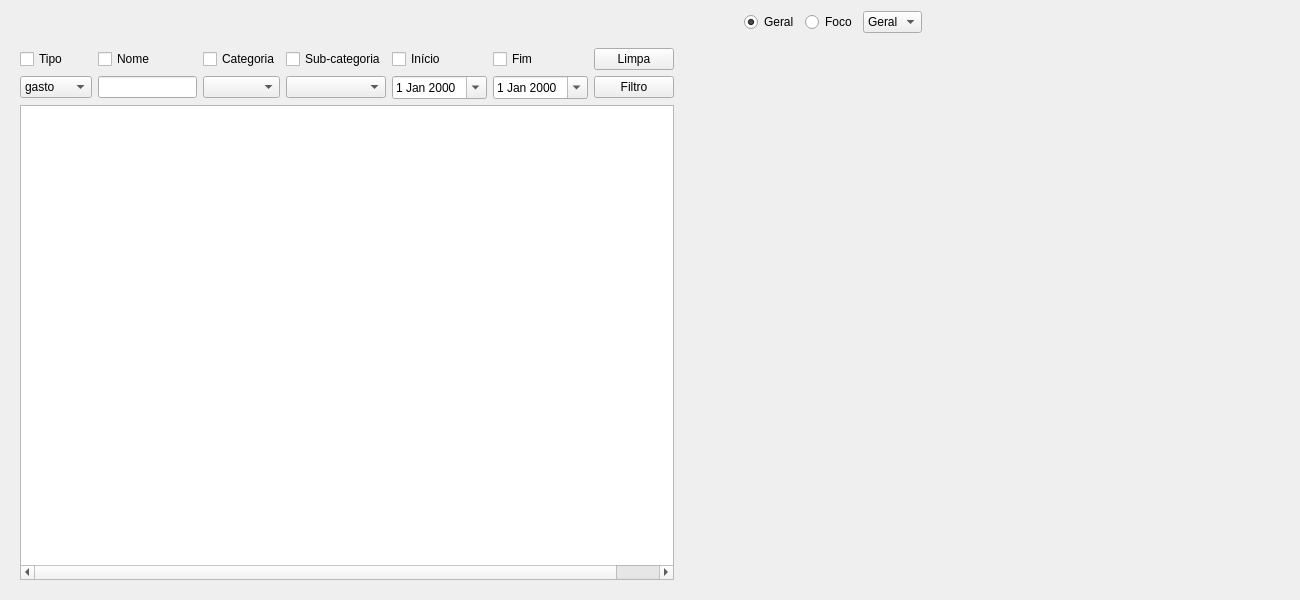
<?xml version="1.0" encoding="UTF-8"?>
<ui version="4.0">
 <class>Form</class>
 <widget class="QWidget" name="Form">
  <property name="geometry">
   <rect>
    <x>0</x>
    <y>0</y>
    <width>1300</width>
    <height>600</height>
   </rect>
  </property>
  <property name="minimumSize">
   <size>
    <width>1300</width>
    <height>600</height>
   </size>
  </property>
  <property name="maximumSize">
   <size>
    <width>1500</width>
    <height>750</height>
   </size>
  </property>
  <property name="windowTitle">
   <string>Form</string>
  </property>
  <layout class="QVBoxLayout" name="verticalLayout_4">
   <item>
    <layout class="QVBoxLayout" name="verticalLayout_3">
     <item>
      <layout class="QHBoxLayout" name="horizontalLayout">
       <item>
        <spacer name="horizontalSpacer">
         <property name="orientation">
          <enum>Qt::Horizontal</enum>
         </property>
         <property name="sizeHint" stdset="0">
          <size>
           <width>40</width>
           <height>20</height>
          </size>
         </property>
        </spacer>
       </item>
       <item>
        <spacer name="horizontalSpacer_3">
         <property name="orientation">
          <enum>Qt::Horizontal</enum>
         </property>
         <property name="sizeHint" stdset="0">
          <size>
           <width>40</width>
           <height>20</height>
          </size>
         </property>
        </spacer>
       </item>
       <item>
        <widget class="QRadioButton" name="radioGeral">
         <property name="text">
          <string>Geral</string>
         </property>
         <property name="checked">
          <bool>true</bool>
         </property>
        </widget>
       </item>
       <item>
        <widget class="QRadioButton" name="radioFoco">
         <property name="text">
          <string>Foco</string>
         </property>
        </widget>
       </item>
       <item>
        <widget class="QComboBox" name="comboBox">
         <item>
          <property name="text">
           <string>Geral</string>
          </property>
         </item>
         <item>
          <property name="text">
           <string>Fixo</string>
          </property>
         </item>
        </widget>
       </item>
       <item>
        <spacer name="horizontalSpacer_2">
         <property name="orientation">
          <enum>Qt::Horizontal</enum>
         </property>
         <property name="sizeHint" stdset="0">
          <size>
           <width>40</width>
           <height>20</height>
          </size>
         </property>
        </spacer>
       </item>
      </layout>
     </item>
     <item>
      <layout class="QHBoxLayout" name="horizontalLayout_2">
       <item>
        <widget class="QFrame" name="boxFiltro">
         <layout class="QVBoxLayout" name="verticalLayout">
          <item>
           <layout class="QGridLayout" name="gridLayout_3">
            <item row="0" column="3">
             <widget class="QCheckBox" name="checkRelSub">
              <property name="text">
               <string>Sub-categoria</string>
              </property>
             </widget>
            </item>
            <item row="0" column="5">
             <widget class="QCheckBox" name="checkRelFim">
              <property name="text">
               <string>Fim</string>
              </property>
             </widget>
            </item>
            <item row="1" column="2">
             <widget class="QComboBox" name="comboCategoria"/>
            </item>
            <item row="1" column="5">
             <widget class="QDateEdit" name="dateFim">
              <property name="calendarPopup">
               <bool>true</bool>
              </property>
             </widget>
            </item>
            <item row="0" column="2">
             <widget class="QCheckBox" name="checkRelCat">
              <property name="text">
               <string>Categoria</string>
              </property>
             </widget>
            </item>
            <item row="0" column="4">
             <widget class="QCheckBox" name="checkRelInicio">
              <property name="text">
               <string>Início</string>
              </property>
             </widget>
            </item>
            <item row="1" column="3">
             <widget class="QComboBox" name="comboSub"/>
            </item>
            <item row="1" column="1">
             <widget class="QLineEdit" name="inputFiltro"/>
            </item>
            <item row="1" column="4">
             <widget class="QDateEdit" name="dateInicio">
              <property name="calendarPopup">
               <bool>true</bool>
              </property>
             </widget>
            </item>
            <item row="0" column="0">
             <widget class="QCheckBox" name="checkRelTipo">
              <property name="text">
               <string>Tipo</string>
              </property>
             </widget>
            </item>
            <item row="1" column="0">
             <widget class="QComboBox" name="comboTipo">
              <item>
               <property name="text">
                <string>gasto</string>
               </property>
              </item>
              <item>
               <property name="text">
                <string>entrada</string>
               </property>
              </item>
              <item>
               <property name="text">
                <string>fixo</string>
               </property>
              </item>
             </widget>
            </item>
            <item row="0" column="1">
             <widget class="QCheckBox" name="checkRelNome">
              <property name="text">
               <string>Nome</string>
              </property>
             </widget>
            </item>
            <item row="1" column="6">
             <widget class="QPushButton" name="botaoFiltro">
              <property name="text">
               <string>Filtro</string>
              </property>
             </widget>
            </item>
            <item row="0" column="6">
             <widget class="QPushButton" name="botaoLimpa">
              <property name="text">
               <string>Limpa</string>
              </property>
             </widget>
            </item>
           </layout>
          </item>
          <item>
           <widget class="QTreeWidget" name="treeFiltro">
            <property name="alternatingRowColors">
             <bool>true</bool>
            </property>
            <property name="rootIsDecorated">
             <bool>true</bool>
            </property>
            <property name="uniformRowHeights">
             <bool>false</bool>
            </property>
            <property name="itemsExpandable">
             <bool>false</bool>
            </property>
            <property name="sortingEnabled">
             <bool>true</bool>
            </property>
            <property name="wordWrap">
             <bool>true</bool>
            </property>
            <property name="headerHidden">
             <bool>true</bool>
            </property>
            <attribute name="headerVisible">
             <bool>false</bool>
            </attribute>
            <attribute name="headerCascadingSectionResizes">
             <bool>false</bool>
            </attribute>
            <attribute name="headerHighlightSections">
             <bool>false</bool>
            </attribute>
            <column>
             <property name="text">
              <string>Tipo</string>
             </property>
            </column>
            <column>
             <property name="text">
              <string>Item</string>
             </property>
            </column>
            <column>
             <property name="text">
              <string>Data</string>
             </property>
            </column>
            <column>
             <property name="text">
              <string>Categoria</string>
             </property>
            </column>
            <column>
             <property name="text">
              <string>Sub-categoria</string>
             </property>
            </column>
            <column>
             <property name="text">
              <string>Valor</string>
             </property>
            </column>
            <column>
             <property name="text">
              <string>Comentários</string>
             </property>
            </column>
           </widget>
          </item>
         </layout>
        </widget>
       </item>
       <item>
        <layout class="QVBoxLayout" name="verticalLayout_2">
         <item>
          <widget class="PlotRelatorio" name="grafico" native="true">
           <property name="minimumSize">
            <size>
             <width>600</width>
             <height>250</height>
            </size>
           </property>
          </widget>
         </item>
        </layout>
       </item>
      </layout>
     </item>
    </layout>
   </item>
  </layout>
 </widget>
 <customwidgets>
  <customwidget>
   <class>PlotRelatorio</class>
   <extends>QWidget</extends>
   <header location="global">ui.plotcanvas</header>
   <container>1</container>
  </customwidget>
 </customwidgets>
 <resources/>
 <connections/>
</ui>
